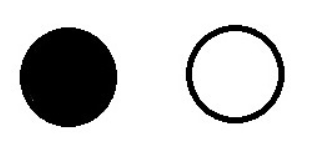
#> input picture 60095520-contour-hierarchy/1.PNG, 326 x 141 px, found by its file name
$ python contour_hierarchy.py
#> lines starting #> are read from the running program, lines starting #| are printed output that depends on the picture; after the words box and inside, x2 and y2 are one past the last pixel; in counts of white or black regions, pixels touching at a corner belong together
import cv2
import numpy as np

# Load image, grayscale, Otsu's threshold
image = cv2.imread('1.png')
#> image is the input picture: shape (141, 326, 3); min 0, max 255, mean 202.7
gray = cv2.cvtColor(image, cv2.COLOR_BGR2GRAY)
thresh = cv2.threshold(gray, 0, 255, cv2.THRESH_BINARY_INV + cv2.THRESH_OTSU)[1]
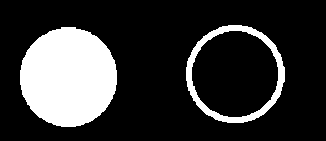
#> thresh: shape (141, 326); 20.5% white; 2 white regions

# Filter using contour hierarchy
cnts, hierarchy = cv2.findContours(thresh, cv2.RETR_TREE, cv2.CHAIN_APPROX_SIMPLE)
#> cnts = 3 contours; box (x1, y1, x2, y2) and area: (186, 25, 285, 123) 7470, (20, 27, 117, 127) 7460, (191, 30, 279, 118) 5916
hierarchy = hierarchy[0]
for component in zip(cnts, hierarchy):
    currentContour = component[0]
    currentHierarchy = component[1]
    x,y,w,h = cv2.boundingRect(currentContour)
    # Has inner contours which means it is unfilled
    if currentHierarchy[3] > 0:
        cv2.putText(image, 'Unfilled', (x,y-10), cv2.FONT_HERSHEY_SIMPLEX, 0.7, (36,255,12), 2)
    # No child which means it is filled
    elif currentHierarchy[2] == -1:
        cv2.putText(image, 'Filled', (x,y-5), cv2.FONT_HERSHEY_SIMPLEX, 0.7, (36,255,12), 2)
#> this loop made 3 passes
#> (currentHierarchy, x, y, w, h) on passes 1 to 3: ([1, -1, -1, -1], 20, 27, 97, 100), ([-1, 0, 2, -1], 186, 25, 99, 98), ([-1, -1, -1, 1], 191, 30, 88, 88)
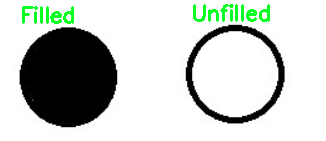
#> image: shape (141, 326, 3); 2.34% of pixels changed, all inside (x1, y1, x2, y2) = (22, 4, 270, 24)

cv2.imshow('image', image)
cv2.waitKey()
